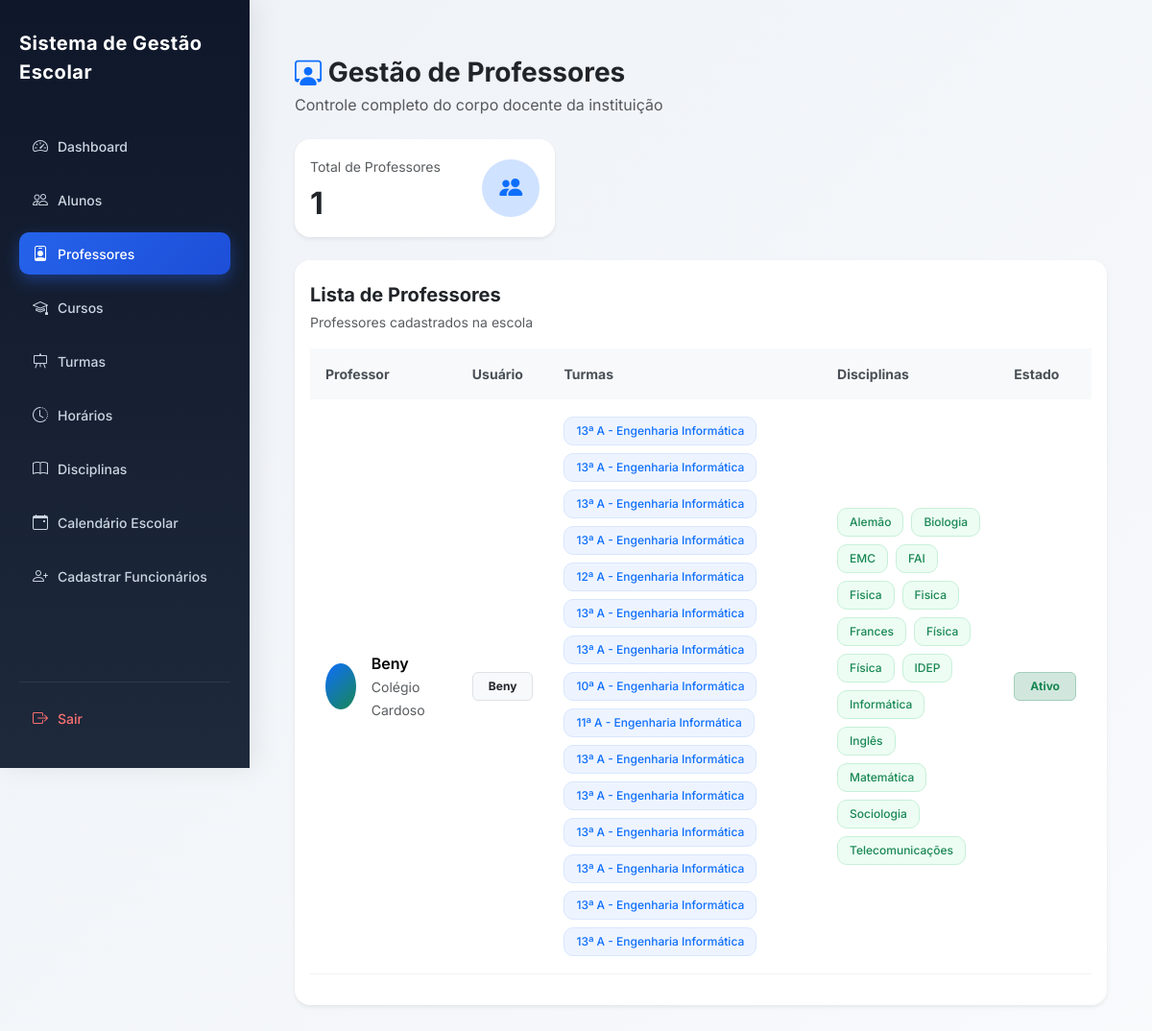
The page /professores/ (signed in) on the database as committed earlier.
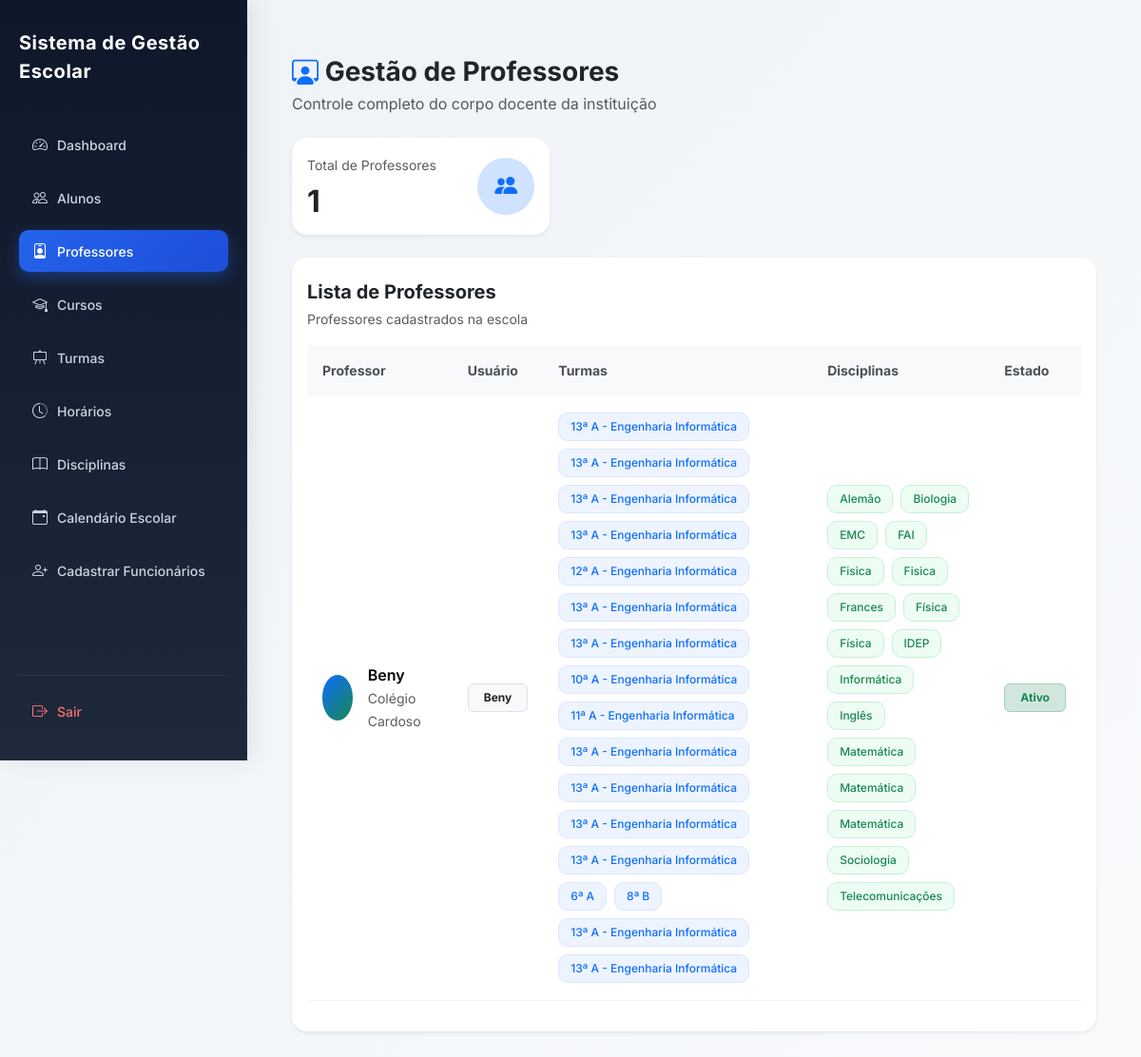
The same page on the database as committed later.
### users/models.py (models this page shows, shortened)
class User(AbstractUser):
    ROLE_CHOICES = (
        ('SUPERADMIN', 'Super Admin'),
        ('DIRETOR', 'Diretor'),
        ('PROFESSOR', 'Professor'),
        ('ALUNO', 'Aluno'),
        ('FINANCEIRO', 'Financeiro'),
        ('SECRETARIA', 'Secretaria'),
    )
    role = models.CharField(
        max_length=20,
        choices=ROLE_CHOICES,
        default='ALUNO'
    )
    ativo = models.BooleanField(default=True)
    escola = models.ForeignKey(
        'academic.Escola',
        on_delete=models.CASCADE,
        null=True,
        blank=True,
        related_name="usuarios"
    )
    criado_em = models.DateTimeField(auto_now_add=True)
    objects = UserManager()

### academic/models.py (models this page shows, shortened)
class Escola(models.Model):
    nome = models.CharField(
        "Nome da Escola",
        max_length=255
    )
    codigo = models.CharField(
        "Código da Escola",
        max_length=10,
        unique=True,
        blank=True,
        help_text="Código usado no login da escola"
    )
    logo = models.ImageField(
        upload_to='logos_escolas/',
        blank=True,
        null=True
    )
    endereco = models.CharField(
        "Endereço",
        max_length=255
    )
    provincia = models.CharField(
        "Província",
        max_length=100,
        blank=True,
        null=True
    )
    municipio = models.CharField(
        "Município",
        max_length=100,
        blank=True,
        null=True
    )
    telefone = models.CharField(
        "Telefone",
        max_length=20
    )
    nif = models.CharField(
        "NIF",
        max_length=14,
        blank=True,
        null=True,
        help_text="Número de Identificação Fiscal da escola"
    )
    email = models.EmailField(
        "Email da Escola",
        max_length=254,
        blank=True,
        null=True,
        help_text="Email oficial da escola"
    )
    plano = models.ForeignKey(
        "Plano",
        on_delete=models.SET_NULL,
        null=True,
        blank=True,
        related_name="escolas",
        verbose_name="Plano"
    )
    data_expiracao = models.DateField(
        "Data de Expiração do Plano",
        null=True,
        blank=True
    )
    ativo = models.BooleanField(
        "Ativo",
        default=True
    )
    criada_em = models.DateTimeField(
        "Criada em",
        auto_now_add=True
    )
    class Meta:
        verbose_name = "Escola"
        verbose_name_plural = "Escolas"
        ordering = ["nome"]

class Disciplina(models.Model):
    nome = models.CharField(max_length=90)
    turma = models.ForeignKey(
        Turma,
        on_delete=models.CASCADE,
        related_name="disciplinas"
    )
    professor = models.ForeignKey(
        settings.AUTH_USER_MODEL,
        on_delete=models.CASCADE,
        limit_choices_to={'role': 'PROFESSOR'},
        related_name="disciplinas",
        null=True,
        blank=True
    )
    escola = models.ForeignKey(
        Escola,
        on_delete=models.CASCADE,
        related_name="disciplinas"
    )
    criada_em = models.DateTimeField(auto_now_add=True)
    class Meta:
        unique_together = ('nome', 'turma', 'escola')
        ordering = ["nome"]

class Turma(models.Model):
    CLASSE_CHOICES = [
        ('4', '4ª Classe'),
        ('5', '5ª Classe'),
        ('6', '6ª Classe'),
        ('7', '7ª Classe'),
        ('8', '8ª Classe'),
        ('9', '9ª Classe'),
        ('10', '10ª Classe'),
        ('11', '11ª Classe'),
        ('12', '12ª Classe'),
        ('13', '13ª Classe'),
    ]
    TURNOS = [
        ('MANHA', 'Manhã'),
        ('TARDE', 'Tarde'),
        ('NOITE', 'Noite'),
    ]
    classe = models.CharField(
        max_length=10,
        choices=CLASSE_CHOICES,
        verbose_name="Classe"
    )
    curso = models.ForeignKey(
        'Curso',
        on_delete=models.SET_NULL,
        null=True,
        blank=True,
        related_name="turmas",
        verbose_name="Curso"
    )
    identificador = models.CharField(
        max_length=5,
        verbose_name="Identificador"
    )
    turno = models.CharField(
        max_length=10,
        choices=TURNOS,
        default='MANHA',
        verbose_name='Turno'
    )
    ano_letivo = models.ForeignKey(
        'AnoLetivo',
        on_delete=models.CASCADE,
        related_name="turmas",
        verbose_name="Ano Letivo"
    )
    escola = models.ForeignKey(
        'Escola',
        on_delete=models.CASCADE,
        related_name="turmas",
        verbose_name="Escola"
    )
    professor = models.ForeignKey(
        settings.AUTH_USER_MODEL,
        on_delete=models.SET_NULL,
        related_name="turmas",
        limit_choices_to={"role": "PROFESSOR"},
        null=True,
        blank=True,
        verbose_name="Professor"
    )
    criada_em = models.DateTimeField(
        auto_now_add=True,
        verbose_name="Data de Criação"
    )
    class Meta:
        constraints = [
            models.UniqueConstraint(
                fields=['classe', 'identificador', 'turno', 'ano_letivo', 'escola', 'curso'],
                name='unique_turma_por_curso'
            )
        ]
        verbose_name = "Turma"
        verbose_name_plural = "Turmas"

class Curso(models.Model):
    nome = models.CharField(
        max_length=90,
        unique=True,
        verbose_name="Curso"
    )
    descricao = models.TextField(
        blank=True,
        null=True
    )
    escola = models.ForeignKey(
        'Escola',
        on_delete=models.CASCADE,
        related_name='cursos'
    )
    criado_em = models.DateTimeField(auto_now_add=True)
    class Meta:
        verbose_name = "Curso"
        verbose_name_plural = "Cursos"

### core/views.py (the view)
# urls.py: path('professores/', views.lista_professores, name='professores'),
@login_required
def lista_professores(request):
    escola = get_escola(request)
    if not escola:
        return redirect("dashboard")
    professores = User.objects.filter(
        role="PROFESSOR",
        escola=escola
    ).prefetch_related(
        Prefetch(
            "disciplinas",
            queryset=Disciplina.objects.select_related(
                "turma",
                "turma__curso"
            )
        )
    ).annotate(
        total_turmas=Count("disciplinas__turma", distinct=True),
        total_disciplinas=Count("disciplinas", distinct=True),
    ).order_by(
        "first_name",
        "username"
    )
    total_professores = professores.count()
    return render(request, "professores.html", {
        "professores": professores,
        "total_professores": total_professores,
    })

### core/views.py (called while the page is built)
def get_escola(request):
    user = request.user
    if user.role == 'SUPERADMIN':
        escola_id = request.session.get('escola_id')
        if escola_id:
            return Escola.objects.filter(id=escola_id).first()
        return None
    return user.escola

### core/templates/professores.html (shortened to what the changed rows need)
{% extends 'base.html' %}
{% block content %}
<div class="container-fluid mt-4">
    <div class="row g-3 mb-4">
        <div class="col-md-4">
            <div class="card border-0 shadow-sm rounded-4 h-100">
                <div class="card-body">
                    <div class="d-flex justify-content-between align-items-center">
                        <div>
                            <h2 class="fw-bold mt-2 mb-0">
                                {{ total_professores }}
                            </h2>
                        </div>
                    </div>
                </div>
            </div>
        </div>
    </div>
    <div class="card border-0 shadow-sm rounded-4">
        <div class="card-body">
            <div class="table-responsive">
                <table class="table align-middle table-hover">
                    <thead>
                        <tr>
                            <th>Professor</th>
                            <th>Usuário</th>
                            <th>Turmas</th>
                            <th>Disciplinas</th>
                            <th>Estado</th>
                        </tr>
                    </thead>
                    <tbody>
                        {% for professor in professores %}
                        <tr>
                            <td>
                                <div class="d-flex align-items-center gap-3">
                                    <div class="avatar-circle">
                                    </div>
                                    <div>
                                        <div class="fw-semibold">
                                            {{ professor.get_full_name|default:professor.username }}
                                        </div>
                                        <small class="text-muted">
                                            {{ professor.escola.nome }}
                                        </small>
                                    </div>
                                </div>
                            </td>
                            <td>
                                <span class="badge bg-light text-dark border px-3 py-2">
                                    {{ professor.username }}
                                </span>
                            </td>
                            <td>
                                {% if professor.disciplinas.all %}
                                    <div class="d-flex flex-wrap gap-2">
                                        {% for disciplina in professor.disciplinas.all %}
                                            {% if disciplina.turma %}
                                            <span class="badge turma-badge">
                                                {{ disciplina.turma.classe }}ª
                                                {{ disciplina.turma.identificador }}
                                                {% if disciplina.turma.curso %}
                                                    - {{ disciplina.turma.curso.nome }}
                                                {% endif %}
                                            </span>
                                            {% endif %}
                                        {% endfor %}
                                    </div>
                                {% else %}
                                    <span class="text-muted">
                                        Sem turmas
                                    </span>
                                {% endif %}
                            </td>
                            <td>
                                {% if professor.disciplinas.all %}
                                    <div class="d-flex flex-wrap gap-2">
                                        {% for disciplina in professor.disciplinas.all %}
                                            <span class="badge disciplina-badge">
                                                {{ disciplina.nome }}
                                            </span>
                                        {% endfor %}
                                    </div>
                                {% else %}
                                    <span class="text-muted">
                                        Nenhuma disciplina
                                    </span>
                                {% endif %}
                            </td>
                            <td>
                                <span class="badge bg-success-subtle text-success border border-success-subtle px-3 py-2">
                                    Ativo
                                </span>
                            </td>
                        </tr>
                        {% endfor %}
                    </tbody>
                </table>
            </div>
        </div>
    </div>
</div>
{% endblock %}

Rows that differ between the two databases and show on the page:
added Disciplina: turma.classe "6", turma.identificador "A", nome "Matemática"
added Disciplina: turma.classe "8", turma.identificador "B", nome "Matemática"
